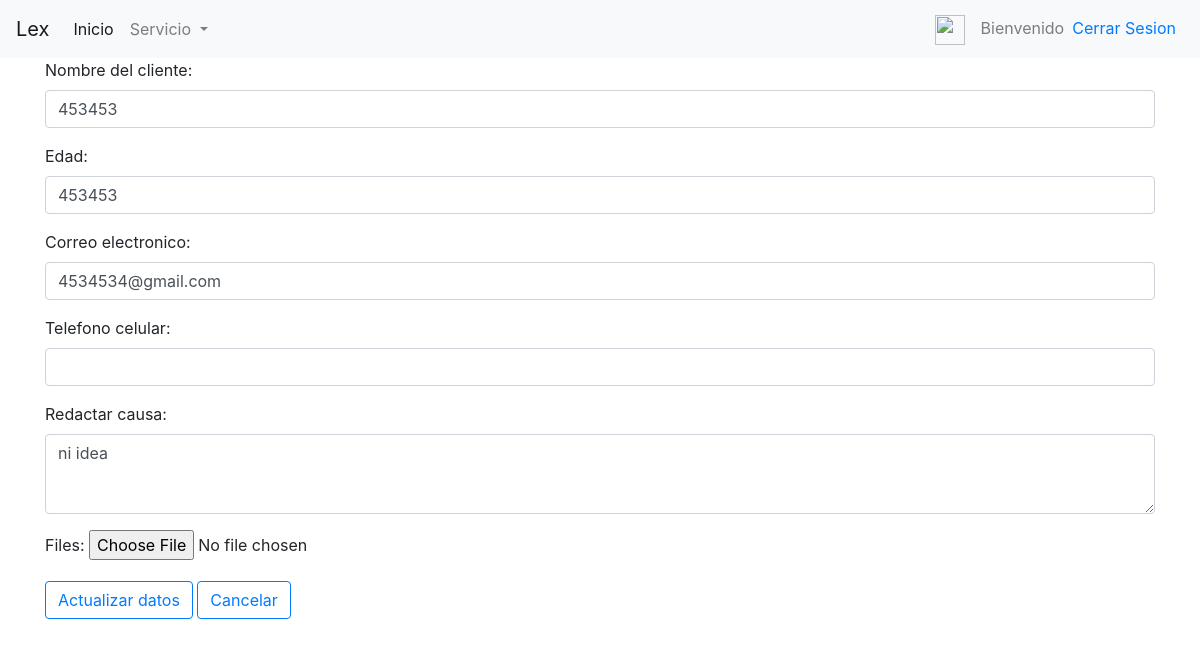
Before: /service/edit/1 with the older database file.
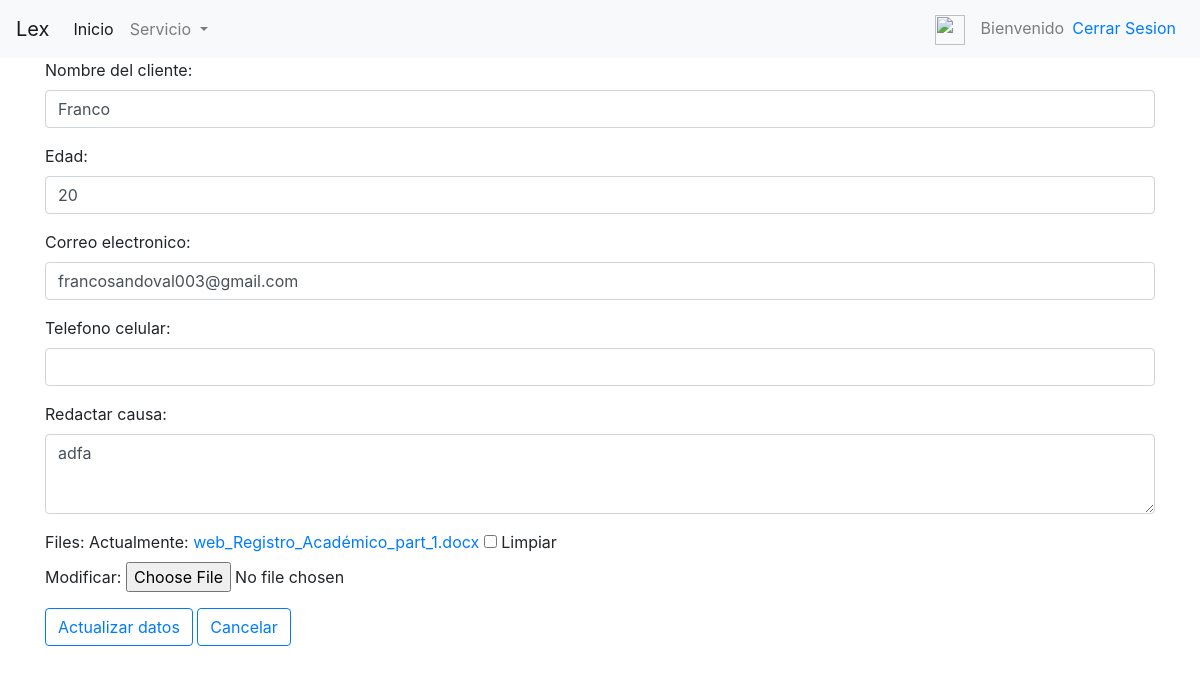
After: the same page with the newer database file.
### core/models.py (models this page shows, shortened)
class Servicio(models.Model):
    cliente=models.ForeignKey('auth.User', on_delete=models.CASCADE, default='1')
    first_name=models.CharField('Nombre',max_length=30,blank=True,null=True)
    age=models.IntegerField('Edad',blank=True,null=True)
    email=models.EmailField('Correo electronico',max_length=254, blank=True, null=True)
    cause=models.TextField('Redactar Causa',max_length=254, blank=True,null=True)
    files=models.FileField(blank=True, null=True)

### core/views.py (the view)
# urls.py: path('service/edit/<int:pk>',views.editar_solicitud, name='service_edit'),
def editar_solicitud(request,pk):
    servicio=get_object_or_404(Servicio, id=pk)
    if request.method=='POST':
        form=SolicitarServicioForm(request.POST, request.FILES, instance=servicio)
        id=User.objects.get(username=request.user.username)
        if form.is_valid():
            form.save(id)
            return redirect('service_view')
    else:
        datos={
            'form':SolicitarServicioForm(instance=servicio)
        }
    return render(request, 'core/consultar_servicio.html', datos)

### core/forms.py (shortened to what this page needs)
class SolicitarServicioForm(forms.ModelForm):
    first_name=forms.CharField(widget=forms.TextInput(attrs={'class':'form-control'}),label="Nombre del cliente")
    age=forms.IntegerField(widget=forms.NumberInput(attrs={'class':'form-control'}), label="Edad")
    email=forms.EmailField(widget=forms.EmailInput(attrs={'class':'form-control'}),label="Correo electronico")
    phone=forms.CharField(widget=forms.NumberInput(attrs={'class':'form-control'}), label="Telefono celular")
    cause=forms.CharField(widget=forms.Textarea(attrs={'class':'form-control','style':'height: 80px'}), label="Redactar causa")
    class Meta:
        model = Servicio
        fields = ("first_name", "age", "email", "phone", "cause", "files")

### core/templates/core/consultar_servicio.html (shortened to what this page needs)
{% extends 'core/base.html' %}
{% block content %}
<form method="post">
    {{form.as_p}}
    <button type="submit" class="btn btn-outline-primary">Actualizar datos</button>
    <a class="btn btn-outline-primary" href="{% url 'service_view' %}">Cancelar</a>
</form>
{% endblock content %}

Changed rows visible on the page:
changed Servicio: first_name "453453" → "Franco"; age "453453" → "20"; email "4534534@gmail.com" → "francosandoval003@gmail.com"; cause "ni idea" → "adfa"
Other visible differences:
form field as_p: (not shown) → "☐"
text no longer shown: "Nombre del cliente: Edad: Correo electronico: Telefono celular: Redactar causa: Files:"
text now shown: "Nombre del cliente: Edad: Correo electronico: Telefono celular: Redactar causa: Files: Actualmente: web_Registro_Académico_part_1.docx Limpiar Modificar:"
